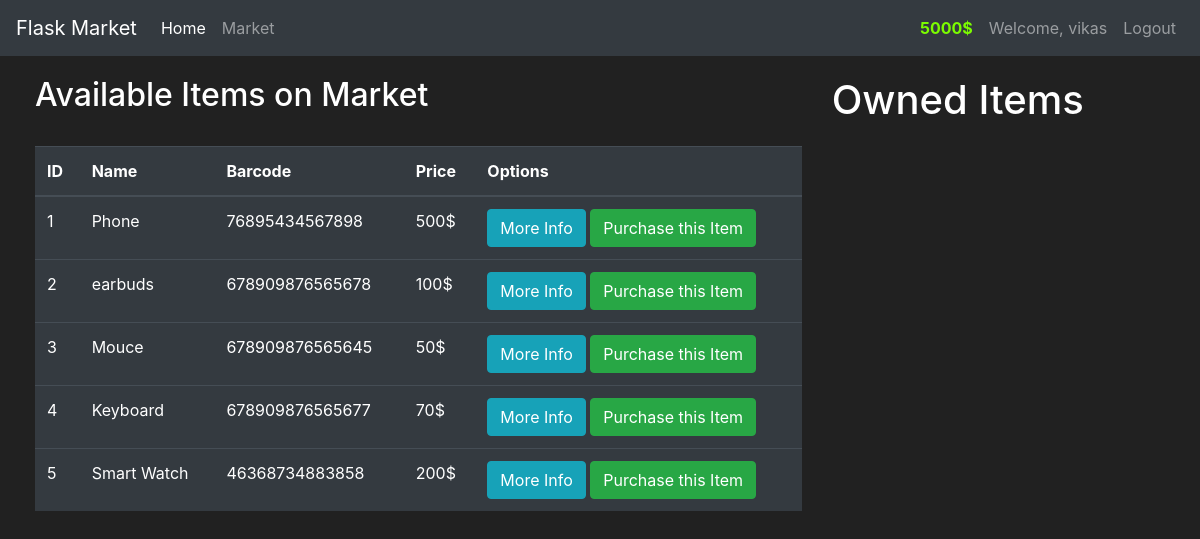
The app's page /market (signed in) with its own data.
### market/models.py (models this page shows, shortened)
class User(db.Model, UserMixin):
    id = db.Column(db.Integer(), primary_key=True)
    username = db.Column(db.String(length=30), nullable=False, unique=True)
    email_address = db.Column(db.String(length=50), nullable=False, unique=True)
    password_hash = db.Column(db.String(length=90), nullable=False)
    budget = db.Column(db.Integer(), nullable=False, default=100000 )
    items = db.relationship('Item', backref='owned_user', lazy=True)
    @property
    def password(self):
        return self.password

class Item(db.Model):
    id = db.Column(db.Integer(), primary_key=True)
    name = db.Column(db.String(length=30), nullable=False, unique=True)
    price = db.Column(db.Integer(), nullable=False)
    barcode = db.Column(db.String(length=12), nullable=False, unique=True)
    description = db.Column(db.String(length=1024), nullable=False, unique=True)
    owner = db.Column(db.Integer(), db.ForeignKey('user.id'))

### market/routes.py (the view, shortened to what this page needs)
@app.route('/market',  methods=['GET', 'POST'])
@login_required
def market_page():
    purchase_form = PurchaseItemForm()
    selling_form = SellItemForm()
    if request.method == 'GET':
        items = Item.query.filter_by(owner=None)
        owned_items = Item.query.filter_by(owner=current_user.id )
        return render_template('market.html', items=items, purchase_form=purchase_form, owned_items=owned_items, selling_form=selling_form)

### market/models.py (called while the page is built)
@login_manager.user_loader
def load_user(user_id):
    return User.query.get(int(user_id))

### market/routes.py (called while the page is built)
@app.context_processor
def admin_page():
    form = SearchForm()
    return dict(form=form)

### market/templates/market.html (shortened to what this page needs)
{% extends 'base.html' %}
{% block content %}
    <div class="row" style="margin-top: 20px; margin-left: 20px;">
        <div class="col-8">
            <h2>Available Items on Market</h2>
            <br>
            <table class="table table-hover table-dark">
            <thead>
                <tr>
                    <th scope="col">ID</th>
                    <th scope="col">Name</th>
                    <th scope="col">Barcode</th>
                    <th scope="col">Price</th>
                    <th scope="col">Options</th>
                </tr>
            </thead>
            <tbody>
                {% for item in items %}
                    <tr>
                        <td>{{ item.id }}</td>
                        <td>{{ item.name }}</td>
                        <td>{{ item.barcode }}</td>
                        <td>{{ item.price }}$</td>
                        <td>
                            <button class="btn btn-outline btn-info" data-toggle="modal" data-target="#Modal-MoreInfo-{{ item.id }}">More Info</button>
                            <button class="btn btn-outline btn-success" data-toggle="modal" data-target="#Modal-PurchaseConfirm-{{ item.id }}">Purchase this Item</button>
                        </td>
                    </tr>
                {% endfor %}
            </tbody>
        </table></div>
        <div class="col-4">
            <h1>Owned Items</h1>
            <br>
        </div>
    </div>
{% endblock %}

### market/templates/base.html (shortened to what this page needs)
<!doctype html>
<html lang="en">
   <head>
      <link rel="stylesheet" href="https://cdn.jsdelivr.net/npm/bootstrap@4.5.3/dist/css/bootstrap.min.css">
   </head>
   <body>
    <nav class="navbar navbar-expand-md navbar-dark bg-dark">
      <a class="navbar-brand" href="#">Flask Market</a>
      <div class="collapse navbar-collapse" id="navbarNav">
        <ul class="navbar-nav mr-auto">
            <li class="nav-item active">
                <a class="nav-link" href="{{ url_for('home_page') }}">Home <span class="sr-only">(current)</span></a>
            </li>
            <li class="nav-item">
                <a class="nav-link" href="{{ url_for('market_page') }}">Market</a>
            </li>
        </ul>
            {%  if current_user.is_authenticated  %}
                <ul class="navbar-nav">
                    <li class="nav-item">
                        <a class="nav-link" style="color: lawngreen; font-weight: bold">
                            {{ current_user.budget }}$
                        </a>
                    </li>
                    <li class="nav-item">
                        <a class="nav-link">Welcome, {{ current_user.username }}</a>
                    </li>
                    <li class="nav-item">
                        <a class="nav-link" href="{{ url_for('logout_page') }}">Logout</a>
                    </li>
                </ul>
            {%  endif  %}
      </div>
    </nav>
      {% block content %}
      {% endblock %}
   </body>
</html>

### market/templates/base.html (style rules this page uses)
body { background-color: #212121; color: white }

### records on screen
User: budget "5000", username "vikas"
Item: id "1", name "Phone", barcode "76895434567898", price "500"
Item: id "2", name "earbuds", barcode "678909876565678", price "100"
Item: id "3", name "Mouce", barcode "678909876565645", price "50"
Item: id "4", name "Keyboard", barcode "678909876565677", price "70"
Item: id "5", name "Smart Watch", barcode "46368734883858", price "200"
